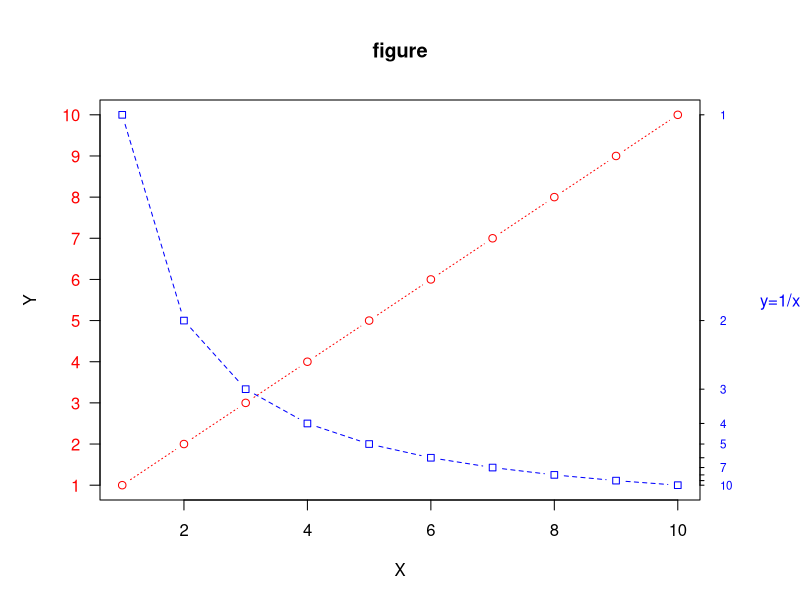

The R script that drew this image:
#custom axis
x<-c(1:10)
y=x
z<-10/x
opar<-par(no.readonly = TRUE)
par(mar=c(5,5,5,5))
plot(x,y,type="b",pch=21,col="red",yaxt="n",lty=3,ann=FALSE)
lines(x,z,type="b",pch=22,col="blue",lty=2)
axis(2,at=x,labels = x,col.axis="red",las=2)
axis(4,at=z,labels = x,col.axis="blue",las=2,cex.axis=0.7,tck=-0.01)
mtext("y=1/x",side=4,line=3,cex.lab=1,las=2,col="blue")
title("figure",xlab = "X",ylab = "Y")
par(opar)
